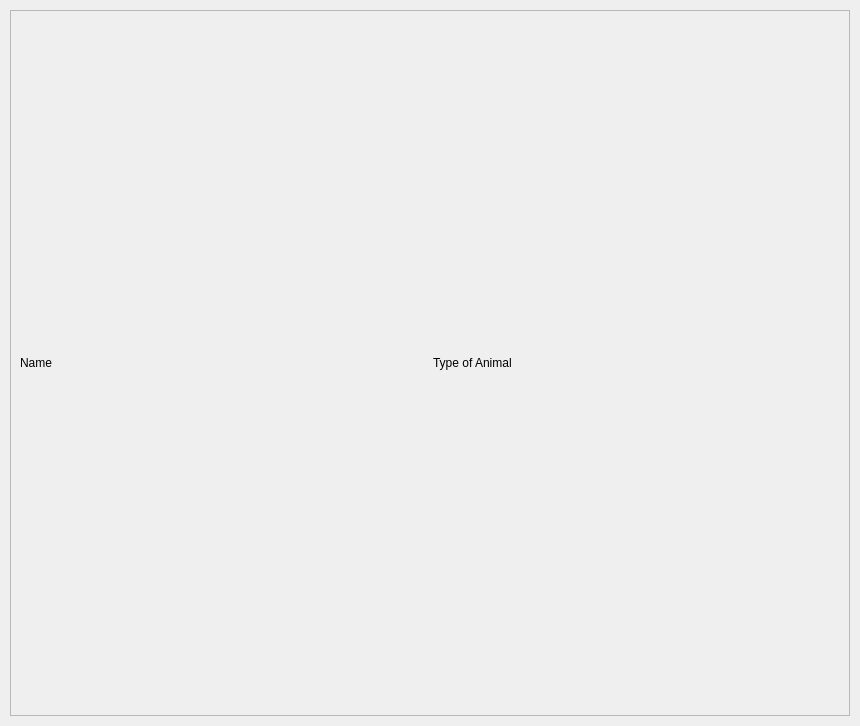
<?xml version="1.0" encoding="UTF-8"?>
<ui version="4.0">
 <class>ClientProfileDialog</class>
 <widget class="QDialog" name="ClientProfileDialog">
  <property name="geometry">
   <rect>
    <x>0</x>
    <y>0</y>
    <width>860</width>
    <height>726</height>
   </rect>
  </property>
  <property name="windowTitle">
   <string>Dialog</string>
  </property>
  <layout class="QGridLayout" name="gridLayout">
   <property name="leftMargin">
    <number>10</number>
   </property>
   <property name="topMargin">
    <number>10</number>
   </property>
   <property name="rightMargin">
    <number>10</number>
   </property>
   <property name="bottomMargin">
    <number>10</number>
   </property>
   <property name="spacing">
    <number>5</number>
   </property>
   <item row="0" column="0">
    <widget class="QScrollArea" name="scrollArea">
     <property name="widgetResizable">
      <bool>true</bool>
     </property>
     <widget class="QWidget" name="scrollAreaWidgetContents_3">
      <property name="geometry">
       <rect>
        <x>0</x>
        <y>0</y>
        <width>838</width>
        <height>704</height>
       </rect>
      </property>
      <layout class="QGridLayout" name="gridLayout_2">
       <item row="0" column="1">
        <widget class="QLabel" name="label_19">
         <property name="text">
          <string>Type of Animal</string>
         </property>
        </widget>
       </item>
       <item row="0" column="0">
        <widget class="QLabel" name="label">
         <property name="text">
          <string>Name</string>
         </property>
        </widget>
       </item>
      </layout>
     </widget>
    </widget>
   </item>
  </layout>
 </widget>
 <resources/>
 <connections/>
</ui>
